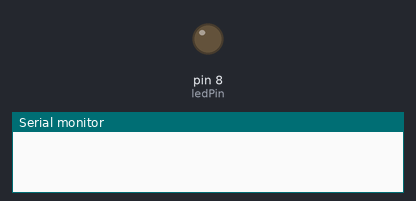
The sketch below on a simulated Arduino Uno, built with avr-gcc and run on an emulated ATmega328P. On the bench: output pins drawn as LEDs (lit = HIGH), the last lines printed to the serial monitor.

Above: at 3.5 s.
At 11.2 s:
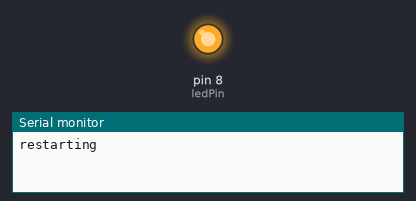
Timing chart, 0 to 15.6 s (numbered marks = the images above):
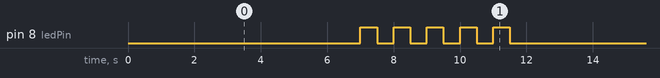

Measured:
- by itself, pin 8 (ledPin): repeats every 12.0 s: 4 × (LOW 0.50 s, HIGH 0.50 s), LOW 7.5 s, HIGH 0.50 s
- by itself, everything shown: repeats every 12.0 s, in 10 steps

The sketch:

blinkserena.ino
```cpp
int ledPin = 8;
int count = 5;
void setup() {
  Serial.begin(9600);
  // put your setup code here, to run once:
  pinMode(ledPin, OUTPUT);
}

void loop() {
  if (count < 5) {
  // put your main code here, to run repeatedly:
  digitalWrite(ledPin, HIGH);
  delay(500);
  digitalWrite(ledPin, LOW);
  delay(500);
  count++;
  }
  else if (count > 10) {
    Serial.print("restarting");
    delay(1000);
    count = 0;
  } else {
    delay(1000);
    count++;
  }
}
```
